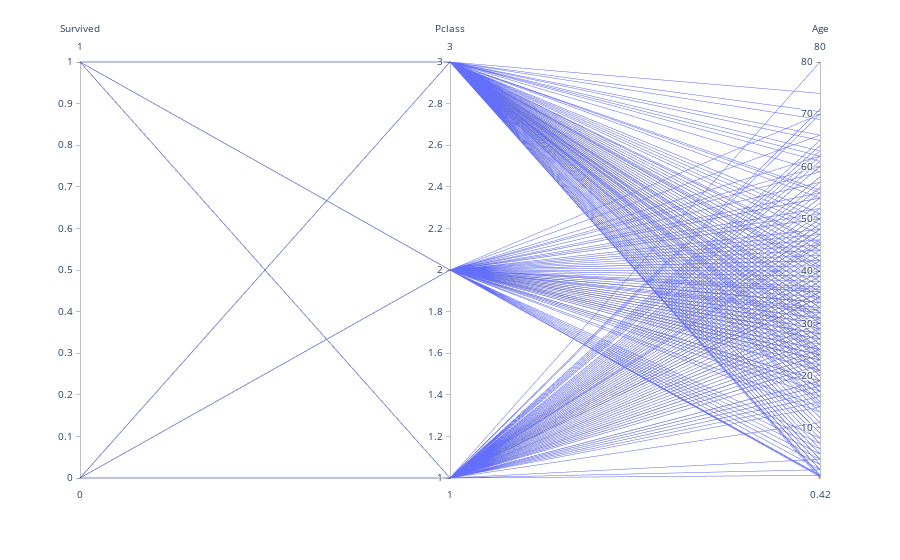

The code cell stored with this chart in its notebook:
### Markdown cell above
A 3 axis parallel coordinates plot of Survived, Class, Age in that order.

### Code cell
px.parallel_coordinates(df.select(["Survived","Pclass", "Age"]).to_pandas())

### Figure 1 — Plotly figure (JSON) as saved in the notebook; plotly's stock layout.template omitted (floating-point values rounded to 4 significant figures; data arrays with more than 128 entries replaced by an {"elided": "..."} marker saying what was removed)
{"data": [{"dimensions": [{"label": "Survived", "values": {"elided": "887 int values"}}, {"label": "Pclass", "values": {"elided": "887 int values"}}, {"label": "Age", "values": {"elided": "887 float values"}}], "domain": {"x": [0, 1], "y": [0, 1]}, "name": "", "type": "parcoords"}], "layout": {"legend": {"tracegroupgap": 0}, "margin": {"t": 60}}}
